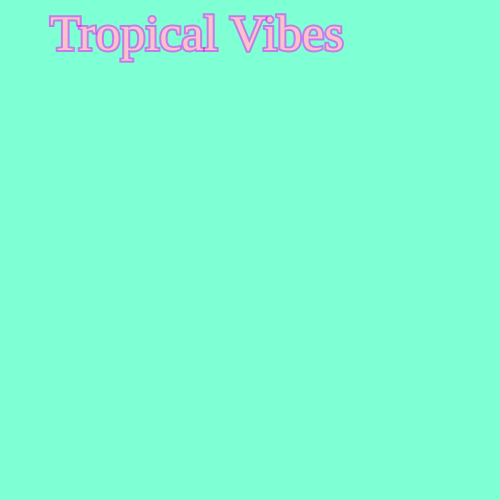
Frame 1 (no input)
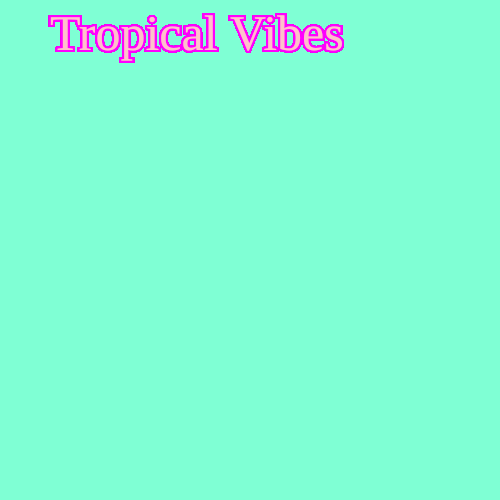
Frame 60 (no input)
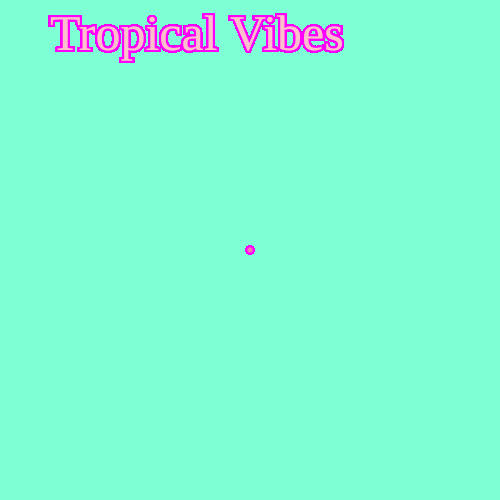
Frame 120 (the mouse pressed at the canvas centre since frame 60)

The p5.js sketch that drew these frames (run headless with seeded random() and noise() and a simulated clock; from frame 60 on, the mouse is pressed at the canvas centre):

// p5.js sketch
// ── sketch.js
var diam1=0

function setup() {
  createCanvas(500,500);
  background("aquamarine");
}

function draw() {
  fill("#FADF68");
  stroke('rgba(100%,0%,100%,0.5)');
  strokeWeight(4);
  ellipse(mouseX,mouseY,diam1,diam1);
  fill("pink");
  textSize(50);  
  textFont("Strenyous");
  textStyle(NORMAL);
  textAlign(LEFT);
  text("Tropical Vibes",50,50);
  
}
  
  function mousePressed(){
    diam1=diam1+5;
}
